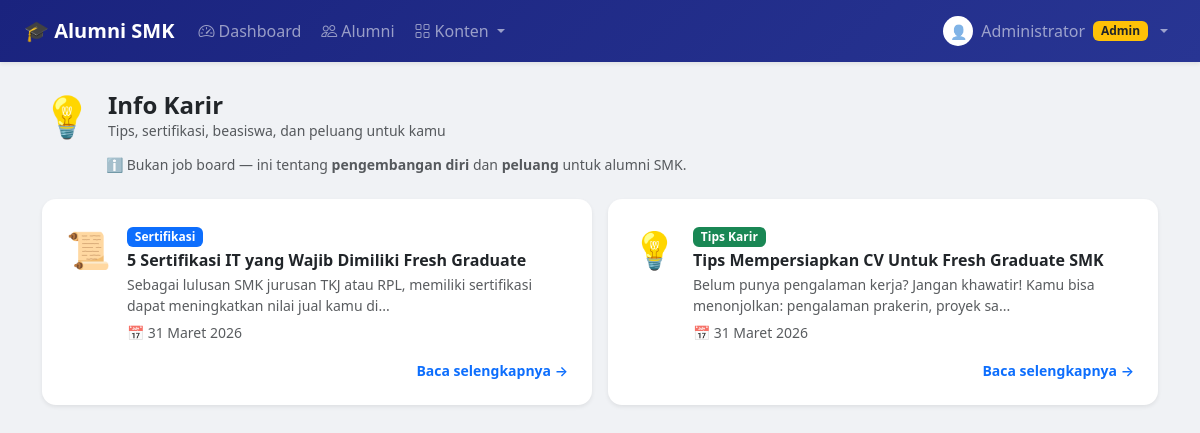
The page /alumni/karir.php (signed in) on the database its author committed.
### tables this page shows
CREATE TABLE info_karir (
    id_karir    INT AUTO_INCREMENT PRIMARY KEY,
    judul       VARCHAR(200) NOT NULL,
    isi         TEXT NOT NULL,
    kategori    ENUM('Tips Karir','Sertifikasi','Beasiswa','Magang','Lainnya') DEFAULT 'Tips Karir',
    tanggal     DATE NOT NULL,
    id_alumni   INT,
    created_at  TIMESTAMP DEFAULT CURRENT_TIMESTAMP,
    FOREIGN KEY (id_alumni) REFERENCES alumni(id_alumni) ON DELETE SET NULL
);

### includes/fungsi.php (called while the page is built, shortened)
<?php
function tglIndo($tgl) {
    $bulan = ['','Januari','Februari','Maret','April','Mei','Juni',
              'Juli','Agustus','September','Oktober','November','Desember'];
    $d = explode('-', date('Y-m-d', strtotime($tgl)));
    return $d[2] . ' ' . $bulan[(int)$d[1]] . ' ' . $d[0];
}
?>

### alumni/karir.php (the view, shortened to what this page needs)
<?php
require_once '../includes/koneksi.php';
require_once '../includes/fungsi.php';
$karir_list = $koneksi->query("SELECT * FROM info_karir ORDER BY tanggal DESC");
$ikon = ['Tips Karir'=>'💡','Sertifikasi'=>'📜','Beasiswa'=>'🎓','Magang'=>'💼','Lainnya'=>'📌'];
$warna = ['Tips Karir'=>'success','Sertifikasi'=>'primary','Beasiswa'=>'warning','Magang'=>'info','Lainnya'=>'secondary'];
?>
<!DOCTYPE html>
<html lang="id">
<head>
    <link href="https://cdn.jsdelivr.net/npm/bootstrap@5.3.0/dist/css/bootstrap.min.css" rel="stylesheet">
    <link href="https://cdn.jsdelivr.net/npm/bootstrap-icons@1.10.5/font/bootstrap-icons.css" rel="stylesheet">
</head>
<body>
<?php require_once '../includes/navbar.php'; ?>
<div class="container mt-4 pb-5">
    <div class="d-flex align-items-center gap-3 mb-2">
        <div style="font-size:40px">💡</div>
        <div>
            <h4 class="fw-bold mb-0">Info Karir</h4>
            <p class="text-muted mb-0 small">Tips, sertifikasi, beasiswa, dan peluang untuk kamu</p>
        </div>
    </div>
    <p class="text-muted small mb-4 ms-5 ps-3">
        ℹ️ Bukan job board — ini tentang <b>pengembangan diri</b> dan <b>peluang</b> untuk alumni SMK.
    </p>
    <?php if ($karir_list->num_rows > 0): ?>
    <div class="row g-3">
        <?php while ($k = $karir_list->fetch_assoc()):
            $kat = $k['kategori'];
        ?>
        <div class="col-md-6">
            <div class="card karir-card shadow-sm h-100"
                data-bs-toggle="modal" data-bs-target="#modalKarir"
                data-judul="<?= htmlspecialchars($k['judul']) ?>"
                data-isi="<?= htmlspecialchars($k['isi']) ?>"
                data-kategori="<?= htmlspecialchars($kat) ?>"
                data-tanggal="<?= tglIndo($k['tanggal']) ?>"
                data-ikon="<?= $ikon[$kat] ?? '📌' ?>">
                <div class="card-body p-4">
                    <div class="d-flex align-items-start gap-3">
                        <div style="font-size:36px;flex-shrink:0"><?= $ikon[$kat] ?? '📌' ?></div>
                        <div>
                            <span class="badge bg-<?= $warna[$kat] ?? 'secondary' ?> mb-1"><?= $kat ?></span>
                            <h6 class="fw-bold mb-1"><?= htmlspecialchars($k['judul']) ?></h6>
                            <p class="text-muted small mb-1">
                                <?= htmlspecialchars(substr($k['isi'], 0, 100)) ?>...
                            </p>
                            <small class="text-muted">📅 <?= tglIndo($k['tanggal']) ?></small>
                        </div>
                    </div>
                    <div class="text-primary small fw-semibold mt-3 text-end">Baca selengkapnya →</div>
                </div>
            </div>
        </div>
        <?php endwhile; ?>
    </div>
    <?php endif; ?>
</div>
</body>
</html>

### alumni/karir.php (style rules this page uses)
body { background: #f0f2f5; }
.karir-card { border: none; border-radius: 14px; transition: transform .2s; cursor: pointer; }

### rows shown on the page
info_karir: kategori "📜", kategori "Sertifikasi", judul "5 Sertifikasi IT yang Wajib Dimiliki Fresh Graduate", isi "Sebagai lulusan SMK jurusan TKJ atau RPL, memiliki sertifikasi dapat meningkatkan nilai jual kamu di", tanggal "31 Maret 2026"
info_karir: kategori "💡", kategori "Tips Karir", judul "Tips Mempersiapkan CV Untuk Fresh Graduate SMK", isi "Belum punya pengalaman kerja? Jangan khawatir! Kamu bisa menonjolkan: pengalaman prakerin, proyek sa", tanggal "31 Maret 2026"

### other values the page prints
$_SESSION['nama'] "Administrator"
